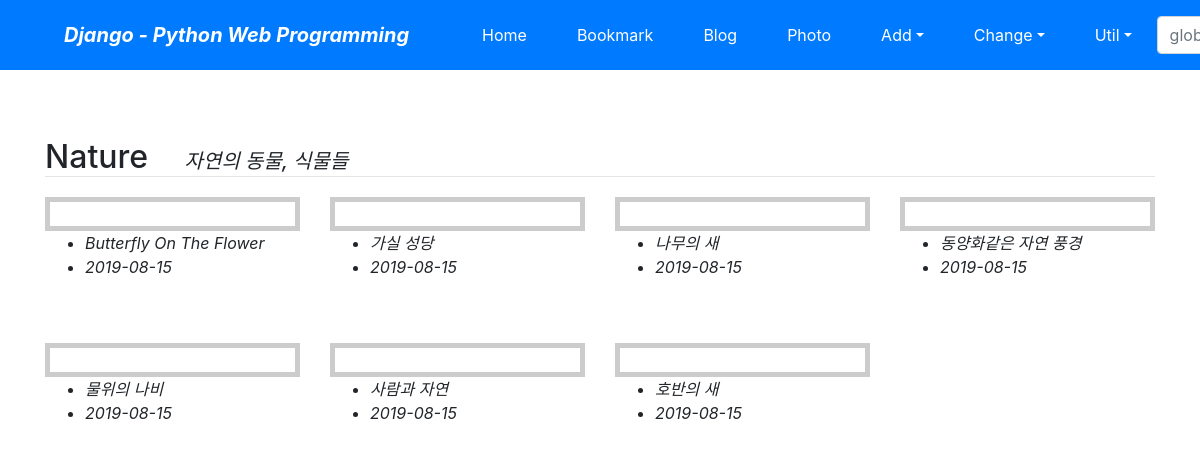
Screenshot of /photo/album/2/ with the database file from the repository.
### photo/models.py (models this page shows, shortened)
class Album(models.Model):
    name = models.CharField('NAME', max_length=30)
    description = models.CharField('One Line Description', max_length=100, blank=True)
    owner = models.ForeignKey('auth.User', on_delete=models.CASCADE, verbose_name='OWNER', blank=True, null=True)
    class Meta:
        ordering = ('name',)

class Photo(models.Model):
    album = models.ForeignKey(Album, on_delete=models.CASCADE)
    title = models.CharField('TITLE', max_length=30)
    description = models.TextField('Photo Description', blank=True)
    image = models.ImageField('IMAGE', upload_to='SorlPhoto/%Y')
    upload_dt = models.DateTimeField('UPLOAD DATE', auto_now_add=True)
    owner = models.ForeignKey('auth.User', on_delete=models.CASCADE, verbose_name='OWNER', blank=True, null=True)
    class Meta:
        ordering = ('title',)
    def get_absolute_url(self):
        return reverse('photo:photo_detail', args=(self.id,))

### photo/views.py (the view)
# urls.py: path('album/<int:pk>/', views.AlbumDV.as_view(), name='album_detail'),
class AlbumDV(DetailView):
    model = Album

### photo/templates/photo/album_detail.html (shortened to what this page needs)
{% extends "base.html" %}
{% load sorl_thumbnail %}
{% block content %}
    <div class="mt-5">
        <span class="h2">{{ object.name }}&emsp;</span>
        <span class="h5 font-italic">{{ object.description }}</span>
    </div>
    <hr style="margin: 0 0 20px 0;">
    <div class="row">
        {% for photo in object.photo_set.all %}
        <div class="col-md-3 mb-5">
            <div class="thumbnail">
            </div>
            <ul>
                <li class="font-italic">{{ photo.title }}</li>
                <li class="font-italic">{{ photo.upload_dt|date:"Y-m-d" }}</li>
            </ul>
        </div>
        {% endfor %}
    </div>
{% endblock %}

### photo/templates/photo/album_detail.html (style rules this page uses)
.thumbnail { border: 5px solid #ccc; }

### rows the page displays
Album: name "Nature", description "자연의 동물, 식물들"
Photo: title "Butterfly On The Flower", upload_dt "2019-08-15"
Photo: title "가실 성당", upload_dt "2019-08-15"
Photo: title "나무의 새", upload_dt "2019-08-15"
Photo: title "동양화같은 자연 풍경", upload_dt "2019-08-15"
Photo: title "물위의 나비", upload_dt "2019-08-15"
Photo: title "사람과 자연", upload_dt "2019-08-15"
Photo: title "호반의 새", upload_dt "2019-08-15"
